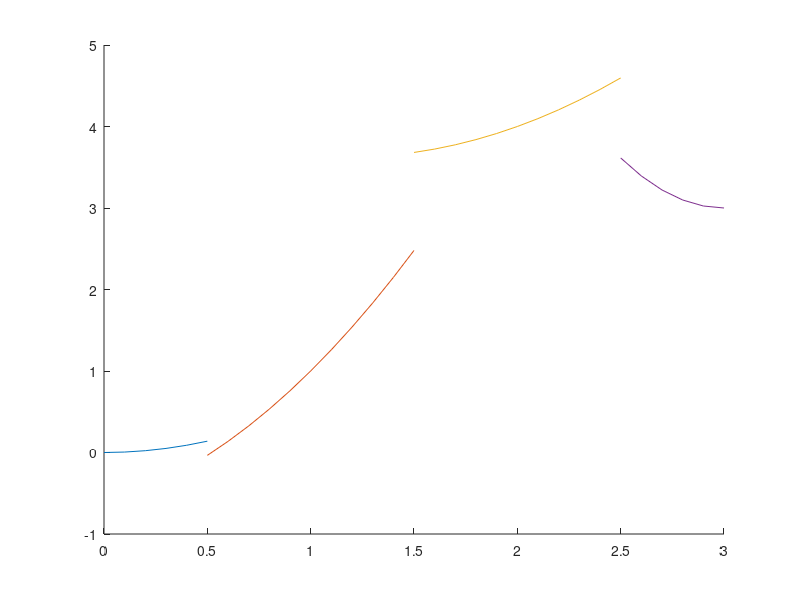

Write the MATLAB code that produced this figure.
clc
clear all
close all

a1 = 0.5555;
a2 = 0.888;
a3 = 0.555;
a4 = 2.4571;
b2 = 2.5143;
b3 = 0.9143;

x1 = 0.0:0.1:0.5;
x2 = 0.5:0.1:1.5;
x3 = 1.5:0.1:2.5;
x4 = 2.5:0.1:3.0;

y1 = a1*(x1-0).^2;
y2 = a2*(x2-1).^2 + b2*(x2-1) + 1;
y3 = a3*(x3-2).^2 + b3*(x3-2) + 4;
y4 = a4*(x4-3).^2 + 3;

hold on 
plot(x1,y1);
plot(x2,y2);
plot(x3,y3);
plot(x4,y4);

hold off